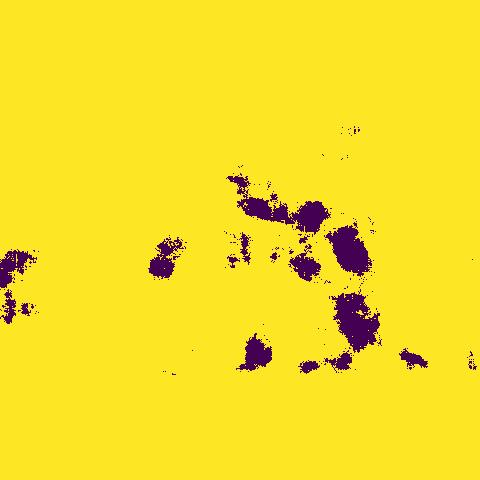
#> input picture modles/test/WIN_20220922_11_19_13_Pro.jpg, 480 x 480 px; its folder holds only this picture in this run
$ python Binarization.py
#> lines starting #> are read from the running program, lines starting #| are printed output that depends on the picture; after the words box and inside, x2 and y2 are one past the last pixel; in counts of white or black regions, pixels touching at a corner belong together
import cv2
import os
import numpy as np

def otsu_binarization(image_path, output_dir, filename, kernel_size=3, iterations=1):
  """
  Performs Otsu's thresholding and dilation on an image.

  Args:
      image_path (str): Path to the input image.
      output_dir (str): Path to the output directory for saving the binary image.
      filename (str): Filename of the input image (used for output naming).
      kernel_size (int, optional): Size of the kernel for dilation (defaults to 3).
      iterations (int, optional): Number of iterations for dilation (defaults to 1).

  Returns:
      None
  """
#> called with image_path = './test/WIN_20220922_11_19_13_Pro.jpg', output_dir = './Binarization', filename = 'WIN_20220922_11_19_13_Pro.jpg', kernel_size = 3, iterations = 1

  try:
    # Read the image in grayscale
    image = cv2.imread(image_path, cv2.IMREAD_GRAYSCALE)
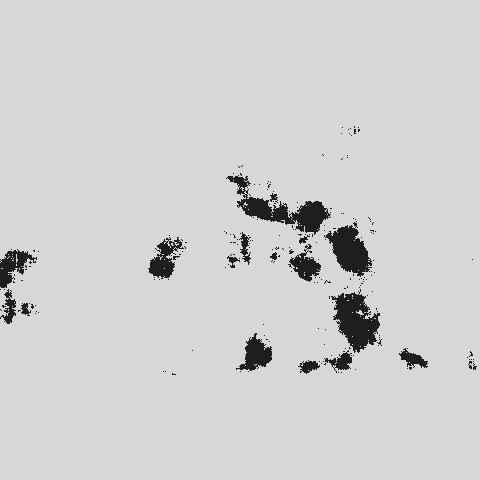
#> image: shape (480, 480); min 0, max 255, mean 207.5
    if image is None:
      raise FileNotFoundError(f"Image not found: {image_path}")

    # Apply Otsu's thresholding
    _, binary_image = cv2.threshold(image, 0, 255, cv2.THRESH_BINARY_INV + cv2.THRESH_OTSU)
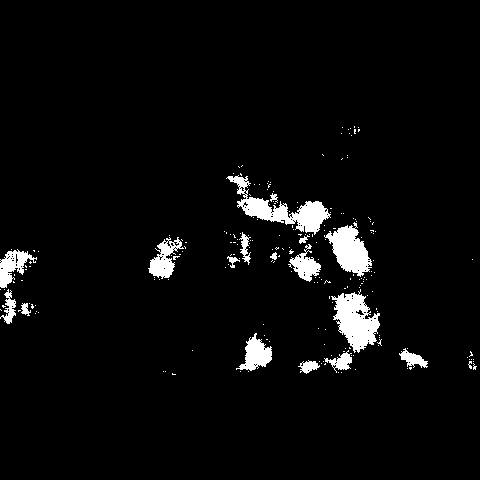
#> binary_image: shape (480, 480); 4% white; 212 white regions (195 under 20 px), largest, box (x1, y1, x2, y2) and area: (226, 175, 331, 235) 1834, (331, 289, 380, 353) 1724, (324, 222, 372, 277) 1373

    # Apply dilation
    kernel = np.ones((kernel_size, kernel_size), np.uint8)
    dilated_image = cv2.dilate(binary_image, kernel, iterations=iterations)
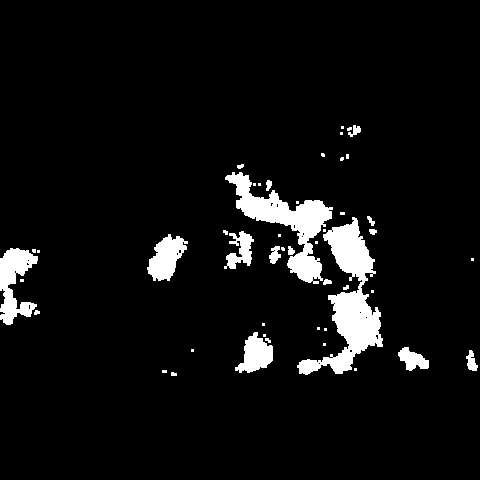
#> dilated_image: shape (480, 480); 6.1% white; 48 white regions (28 under 20 px), largest, box (x1, y1, x2, y2) and area: (297, 217, 383, 375) 4850, (225, 172, 333, 284) 3627, (0, 248, 38, 325) 1601

    # Create output filename with prefix (optional)
    output_filename = f"binary_{filename}"

    # Save the binary image
    cv2.imwrite(os.path.join(output_dir, output_filename), dilated_image)

  except FileNotFoundError as e:
    print(f"Error: {e}")

if __name__ == "__main__":
  input_dir = "./test/"
  output_dir = "./Binarization"

  # Create output directory if it doesn't exist
  os.makedirs(output_dir, exist_ok=True)

  for filename in os.listdir(input_dir):
    image_path = os.path.join(input_dir, filename)
    otsu_binarization(image_path, output_dir, filename)
